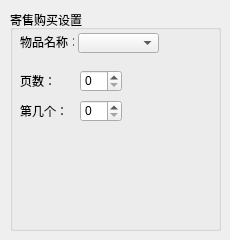
     <widget class="QWidget" name="tab_5">
      <attribute name="title">
       <string>高级设置</string>
      </attribute>
      <widget class="QGroupBox" name="groupBox_7">
       <property name="geometry">
        <rect>
         <x>10</x>
         <y>10</y>
         <width>211</width>
         <height>221</height>
        </rect>
       </property>
       <property name="title">
        <string>寄售购买设置</string>
       </property>
       <widget class="QLabel" name="label_19">
        <property name="geometry">
         <rect>
          <x>10</x>
          <y>21</y>
          <width>54</width>
          <height>21</height>
         </rect>
        </property>
        <property name="text">
         <string>物品名称：</string>
        </property>
       </widget>
       <widget class="QComboBox" name="itemComboBox">
        <property name="geometry">
         <rect>
          <x>68</x>
          <y>23</y>
          <width>81</width>
          <height>20</height>
         </rect>
        </property>
       </widget>
       <widget class="QLabel" name="label_20">
        <property name="geometry">
         <rect>
          <x>10</x>
          <y>60</y>
          <width>54</width>
          <height>21</height>
         </rect>
        </property>
        <property name="text">
         <string>页数：</string>
        </property>
       </widget>
       <widget class="QSpinBox" name="yeSpinBox">
        <property name="geometry">
         <rect>
          <x>70</x>
          <y>60</y>
          <width>42</width>
          <height>22</height>
         </rect>
        </property>
       </widget>
       <widget class="QLabel" name="label_21">
        <property name="geometry">
         <rect>
          <x>10</x>
          <y>90</y>
          <width>54</width>
          <height>21</height>
         </rect>
        </property>
        <property name="text">
         <string>第几个：</string>
        </property>
       </widget>
       <widget class="QSpinBox" name="itemNumSpinBox">
        <property name="geometry">
         <rect>
          <x>70</x>
          <y>90</y>
          <width>42</width>
          <height>22</height>
         </rect>
        </property>
       </widget>
      </widget>
     </widget>
